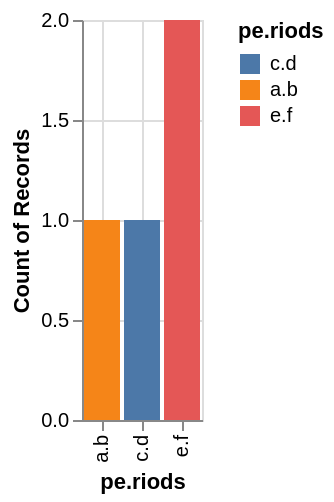

Vega-Lite specification stored for this chart:
### Vega specification from a JSON file in a GitHub repository (floating-point values rounded to 4 significant figures)
{"$schema": "https://vega.github.io/schema/vega/v5.json", "background": "white", "padding": 5, "height": 200, "style": "cell", "data": [{"name": "specialchars", "values": [{"pe.riods": "a.b", "bracket[values": "[1]"}, {"pe.riods": "c.d", "bracket[values": "[2]"}, {"pe.riods": "e.f", "bracket[values": "[2]"}, {"pe.riods": "e.f", "bracket[values": "[2]"}]}, {"name": "data_1", "source": "specialchars", "transform": [{"type": "formula", "expr": "datum[\"pe.riods\"]===\"c.d\" ? 0 : datum[\"pe.riods\"]===\"a.b\" ? 1 : datum[\"pe.riods\"]===\"e.f\" ? 2 : 3", "as": "color_pe.riods_sort_index"}]}, {"name": "data_2", "source": "data_1", "transform": [{"type": "aggregate", "groupby": ["pe\\.riods"], "ops": ["count"], "fields": [null], "as": ["__count"]}]}, {"name": "data_3", "source": "specialchars", "transform": [{"type": "aggregate", "groupby": ["pe\\.riods"], "ops": [], "fields": [], "as": []}, {"type": "window", "params": [null], "as": ["rank"], "ops": ["rank"], "fields": [null], "sort": {"field": [], "order": []}}, {"type": "filter", "expr": "datum.rank <= 21"}]}], "signals": [{"name": "x_step", "value": 20}, {"name": "width", "update": "bandspace(domain('x').length, 0.1, 0.05) * x_step"}], "marks": [{"name": "layer_0_layer_0_layer_0_marks", "type": "rect", "clip": true, "style": ["bar"], "from": {"data": "data_2"}, "encode": {"update": {"fill": {"scale": "layer_0_layer_0_color", "field": "pe\\.riods"}, "opacity": {"value": 1}, "ariaRoleDescription": {"value": "bar"}, "description": {"signal": "\"pe.riods: \" + (isValid(datum[\"pe.riods\"]) ? datum[\"pe.riods\"] : \"\"+datum[\"pe.riods\"]) + \"; Count of Records: \" + (format(datum[\"__count\"], \"\"))"}, "x": {"scale": "x", "field": "pe\\.riods"}, "width": {"signal": "max(0.25, bandwidth('x'))"}, "y": {"scale": "y", "field": "__count"}, "y2": {"scale": "y", "value": 0}}}}, {"name": "aggregate_xAxis_spec_967cacb2_18eb_422b_9030_a57a4b3ee080_marks", "type": "rule", "clip": true, "style": ["rule"], "from": {"data": "data_3"}, "encode": {"update": {}}}, {"name": "aggregate_color_spec_967cacb2_18eb_422b_9030_a57a4b3ee080_marks", "type": "rule", "clip": true, "style": ["rule"], "from": {"data": "data_3"}, "encode": {"update": {}}}], "scales": [{"name": "x", "type": "band", "domain": {"data": "data_2", "field": "pe\\.riods", "sort": true}, "range": {"step": {"signal": "x_step"}}, "paddingInner": 0.1, "paddingOuter": 0.05}, {"name": "y", "type": "linear", "domain": {"data": "data_2", "field": "__count"}, "range": [{"signal": "height"}, 0], "nice": true, "zero": true}, {"name": "layer_0_layer_0_color", "type": "ordinal", "domain": {"data": "data_1", "field": "pe\\.riods", "sort": {"op": "min", "field": "color_pe\\.riods_sort_index"}}, "range": ["#4C78A8", "#F58518", "#E45756", "#72B7B2", "#54A24B", "#EECA3B", "#B279A2", "#FF9DA6", "#9D755D", "#BAB0AC"], "interpolate": "hcl"}], "axes": [{"scale": "x", "orient": "bottom", "grid": true, "gridScale": "y", "domain": false, "labels": false, "aria": false, "maxExtent": 0, "minExtent": 0, "ticks": false, "zindex": 0}, {"scale": "y", "orient": "left", "grid": true, "gridScale": "x", "tickCount": {"signal": "ceil(height/40)"}, "domain": false, "labels": false, "aria": false, "maxExtent": 0, "minExtent": 0, "ticks": false, "zindex": 0}, {"scale": "x", "orient": "bottom", "grid": false, "title": "pe.riods", "labels": true, "ticks": true, "labelAlign": "right", "labelAngle": 270, "labelBaseline": "middle", "zindex": 0}, {"scale": "y", "orient": "left", "grid": false, "title": "Count of Records", "labels": true, "ticks": true, "labelOverlap": true, "tickCount": {"signal": "ceil(height/40)"}, "zindex": 0}], "legends": [{"symbolOpacity": 1, "title": "pe.riods", "fill": "layer_0_layer_0_color", "symbolType": "square"}], "config": {"legend": {"orient": "right"}}, "usermeta": {"selectionConfigs": {}}}
